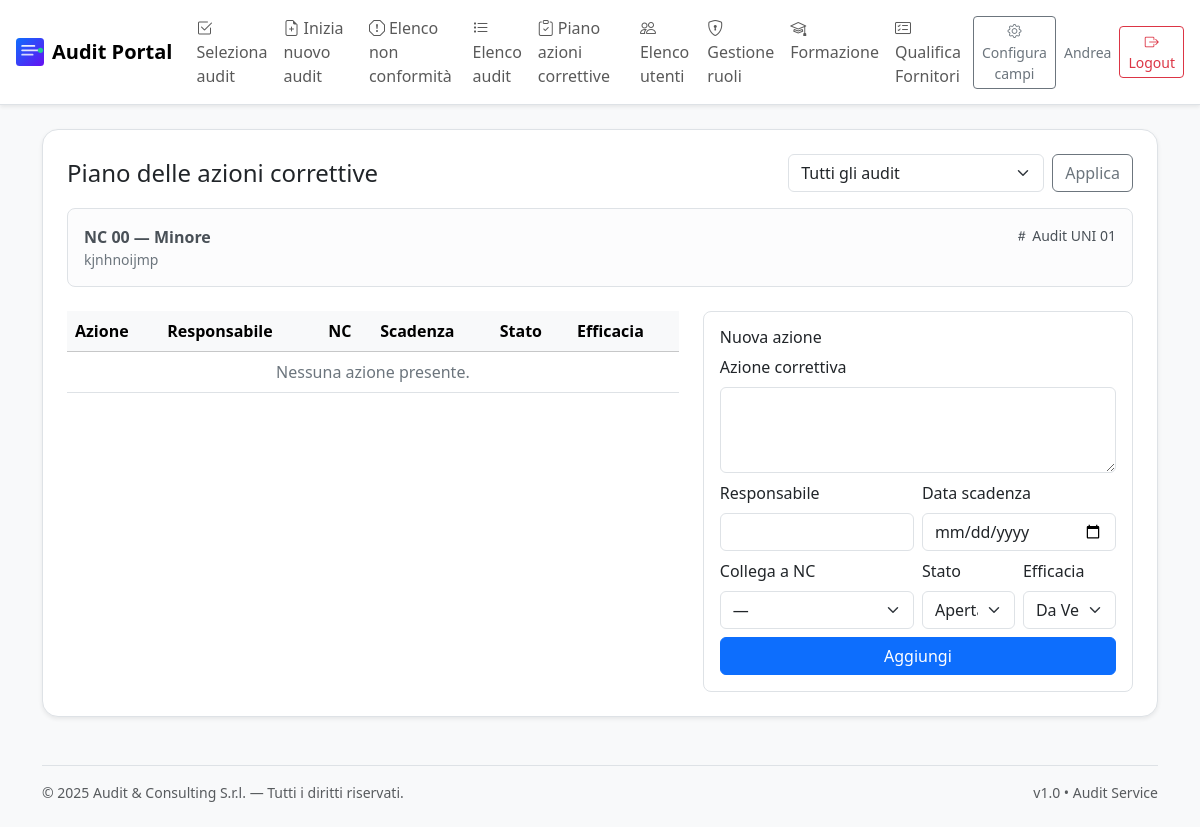
/actions?nc_id=1 (signed in), run on the app's committed database.
### app.py (models this page shows, shortened)
    class User(db.Model, UserMixin):
        __tablename__ = "users"
        id = db.Column(db.Integer, primary_key=True)
        name = db.Column(db.String(120), nullable=False)
        email = db.Column(db.String(255), unique=True, nullable=False)
        password_hash = db.Column(db.String(255), nullable=False)
        role = db.Column(db.String(20), nullable=False, default="junior")  # 'supervisor' | 'admin' | 'junior'
        requested_role = db.Column(db.String(20), nullable=True)           # richiesta di promozione
        def is_supervisor(self) -> bool:
            return self.role == "supervisor"

### models.py (models this page shows, shortened)
class NonConformita(db.Model):
    __tablename__ = "non_conformita"
    id = db.Column(db.Integer, primary_key=True)
    audit_id = db.Column(db.Integer, db.ForeignKey("audits.id"), nullable=False)
    codice = db.Column(db.String(50), nullable=False)
    descrizione = db.Column(db.Text, nullable=False)
    gravita = db.Column(db.String(20), nullable=False)  # Minore, Maggiore, Critica
    categoria = db.Column(db.String(100), nullable=True)
    rilevata_da = db.Column(db.String(120), nullable=True)
    data_apertura = db.Column(db.Date, default=datetime.utcnow)
    stato = db.Column(db.String(20), default="Aperta")  # Aperta, In corso, Chiusa
    azioni = db.relationship("AzioneCorrettiva", backref="non_conformita", cascade="all, delete-orphan")

class Audit(db.Model):
    __tablename__ = "audits"
    id = db.Column(db.Integer, primary_key=True)
    titolo = db.Column(db.String(200), nullable=False)
    codice = db.Column(db.String(50), unique=True, nullable=False)
    data_audit = db.Column(db.Date, nullable=False)
    cliente = db.Column(db.String(200), nullable=True)
    sede = db.Column(db.String(200), nullable=True)
    norma = db.Column(db.String(100), nullable=True)  # es: ISO 9001, ISO 37001, UNI/PdR 125
    stato = db.Column(db.String(50), default="In corso")  # In corso, Chiuso, Pianificato
    extra = db.Column(db.Text, nullable=True)  # JSON string per campi dinamici
    created_at = db.Column(db.DateTime, default=datetime.utcnow)
    non_conformita = db.relationship("NonConformita", backref="audit", cascade="all, delete-orphan")
    azioni = db.relationship("AzioneCorrettiva", backref="audit", cascade="all, delete-orphan")

### app.py (the view, shortened to what this page needs)
    @app.route("/actions", methods=["GET","POST"])
    @login_required
    def actions_plan():
        audit_id = request.args.get("audit_id", type=int) or session.get("current_audit_id")
        nc_id = request.args.get("nc_id", type=int)
        audits = Audit.query.order_by(Audit.data_audit.desc()).all()
        selected_audit = Audit.query.get(audit_id) if audit_id else None
        selected_nc = NonConformita.query.get(nc_id) if nc_id else None
        form = NuovaAzioneForm()
        actions = AzioneCorrettiva.query
        if audit_id or (selected_nc and selected_nc.audit_id):
            actions = actions.filter_by(audit_id=(audit_id or selected_nc.audit_id))
        actions = actions.order_by(AzioneCorrettiva.data_scadenza.asc().nullslast()).all()
        ncs = NonConformita.query.filter_by(audit_id=(audit_id or (selected_nc.audit_id if selected_nc else None))).all() if (audit_id or selected_nc) else []
        return render_template("actions_plan.html", audits=audits, selected_audit=selected_audit, actions=actions, ncs=ncs, form=form, selected_nc=selected_nc)

### forms.py
class NuovaAzioneForm(FlaskForm):
    azione = TextAreaField("Azione correttiva", validators=[DataRequired()])
    responsabile = StringField("Responsabile", validators=[Optional()])
    data_scadenza = DateField("Data scadenza", validators=[Optional()])
    stato = SelectField("Stato", choices=[("Aperta","Aperta"),("In corso","In corso"),("Chiusa","Chiusa")])
    efficacia = SelectField("Efficacia", choices=[("Da Verificare","Da Verificare"),("Efficace","Efficace"),("Non Efficace","Non Efficace")])
    submit = SubmitField("Salva azione")

### templates/actions_plan.html (shortened to what this page needs)
{% extends "base.html" %}
{% block content %}
  <div class="bg-white rounded-4 shadow-sm border p-4">
    <div class="d-flex align-items-center justify-content-between gap-2 flex-wrap mb-3">
      <h1 class="h4 mb-0">Piano delle azioni correttive</h1>
      <form method="get" class="d-flex gap-2">
        <select name="audit_id" class="form-select">
          <option value="">Tutti gli audit</option>
        </select>
        <button class="btn btn-outline-secondary">Applica</button>
      </form>
    </div>
    {% if selected_nc %}
      <div class="alert alert-light border rounded-3 mb-4">
        <div class="d-flex justify-content-between align-items-start gap-3">
          <div>
            <div class="fw-semibold">NC {{ selected_nc.codice }} — {{ selected_nc.gravita }}</div>
            <div class="small text-secondary">{{ selected_nc.descrizione }}</div>
          </div>
          <div class="text-nowrap small"><i class="bi bi-hash"></i> Audit {{ selected_nc.audit.codice }}</div>
        </div>
      </div>
    {% endif %}
    <div class="row g-4">
      <div class="col-lg-7">
        <div class="table-responsive">
          <table class="table align-middle">
            <thead class="table-light">
              <tr>
                <th>Azione</th>
                <th>Responsabile</th>
                <th>NC</th>
                <th>Scadenza</th>
                <th>Stato</th>
                <th>Efficacia</th>
              </tr>
            </thead>
            <tbody>
              {% for act in actions %}
              <tr>
                <td>{{ act.azione|truncate(80) }}</td>
                <td>{{ act.responsabile or "—" }}</td>
                <td>{{ act.non_conformita.codice if act.non_conformita else "—" }}</td>
                <td>{{ act.data_scadenza.strftime("%d/%m/%Y") if act.data_scadenza else "—" }}</td>
                <td><span class="badge bg-secondary">{{ act.stato }}</span></td>
                <td>{{ act.efficacia or "—" }}</td>
              </tr>
              {% else %}
              <tr><td colspan="6" class="text-center text-secondary">Nessuna azione presente.</td></tr>
              {% endfor %}
            </tbody>
          </table>
        </div>
      </div>
      <div class="col-lg-5">
        <div class="p-3 border rounded-3">
          <h2 class="h6">Nuova azione</h2>
          <form method="post" class="row g-2">
            <div class="col-12">
              {{ form.azione.label(class="form-label") }}
              {{ form.azione(class="form-control", rows="3") }}
            </div>
            <div class="col-md-6">
              {{ form.responsabile.label(class="form-label") }}
              {{ form.responsabile(class="form-control") }}
            </div>
            <div class="col-md-6">
              {{ form.data_scadenza.label(class="form-label") }}
              {{ form.data_scadenza(class="form-control") }}
            </div>
            <div class="col-md-6">
              <label class="form-label">Collega a NC</label>
              <select name="nc_id" class="form-select">
                <option value="">—</option>
              </select>
            </div>
            <div class="col-md-3">
              {{ form.stato.label(class="form-label") }}
              {{ form.stato(class="form-select") }}
            </div>
            <div class="col-md-3">
              {{ form.efficacia.label(class="form-label") }}
              {{ form.efficacia(class="form-select") }}
            </div>
            <div class="col-12">
              <button class="btn btn-primary w-100">Aggiungi</button>
            </div>
          </form>
        </div>
      </div>
    </div>
  </div>
{% endblock %}

### templates/base.html (shortened to what this page needs)
{% set APP_NAME = config.APP_NAME if config.APP_NAME else "Audit Portal" %}
<!doctype html>
<html lang="it">
  <head>
    <link href="https://cdn.jsdelivr.net/npm/bootstrap@5.3.3/dist/css/bootstrap.min.css" rel="stylesheet">
    <link href="https://cdn.jsdelivr.net/npm/bootstrap-icons@1.11.3/font/bootstrap-icons.css" rel="stylesheet">
    <link href="{{ url_for('static', filename='custom.css') }}" rel="stylesheet">
  </head>
  <body class="bg-light">
    <nav class="navbar navbar-expand-lg bg-white border-bottom shadow-sm sticky-top">
      <div class="container-fluid px-3">
        <a class="navbar-brand d-flex align-items-center gap-2" href="{{ url_for('index') }}">
          {% if config.COMPANY_LOGO %}
            <img src="{{ config.COMPANY_LOGO }}" alt="logo" height="28">
          {% endif %}
          <span class="fw-semibold">{{ APP_NAME }}</span>
        </a>
        <div class="collapse navbar-collapse" id="navMain">
          <ul class="navbar-nav me-auto mb-2 mb-lg-0">
            {% if current_user.is_authenticated %}
              {% if current_user.is_supervisor() or current_user.is_admin() %}
                <li class="nav-item"><a class="nav-link" href="{{ url_for('select_audit') }}"><i class="bi bi-check2-square me-1"></i>Seleziona audit</a></li>
                <li class="nav-item"><a class="nav-link" href="{{ url_for('new_audit') }}"><i class="bi bi-file-earmark-plus me-1"></i>Inizia nuovo audit</a></li>
                <li class="nav-item"><a class="nav-link" href="{{ url_for('list_ncs') }}"><i class="bi bi-exclamation-octagon me-1"></i>Elenco non conformità</a></li>
              {% endif %}
              <li class="nav-item"><a class="nav-link" href="{{ url_for('list_audits') }}"><i class="bi bi-list-task me-1"></i>Elenco audit</a></li>
              <li class="nav-item"><a class="nav-link" href="{{ url_for('actions_plan') }}"><i class="bi bi-clipboard-check me-1"></i>Piano azioni correttive</a></li>
              {% if current_user.is_supervisor() %}
                <li class="nav-item"><a class="nav-link" href="{{ url_for('users_list') }}"><i class="bi bi-people me-1"></i>Elenco utenti</a></li>
                <li class="nav-item"><a class="nav-link" href="{{ url_for('manage_users') }}"><i class="bi bi-shield-lock me-1"></i>Gestione ruoli</a></li>
              {% endif %}
            {% endif %}
              <li class="nav-item"><a class="nav-link" href="{{ url_for('training.index') }}"><i class="bi bi-mortarboard me-1"></i>Formazione</a></li>
              <li class="nav-item"><a class="nav-link" href="{{ url_for('suppliers.index') }}"><i class="bi bi-card-checklist me-1"></i>Qualifica Fornitori</a></li>
</ul>
          <div class="d-flex align-items-center gap-2">
            {% if current_user.is_authenticated %}
              {% if current_user.is_supervisor() or current_user.is_admin() %}
                <a class="btn btn-outline-secondary btn-sm" href="{{ url_for('config_campi_audit') }}">
                  <i class="bi bi-gear"></i> Configura campi
                </a>
              {% endif %}
              <span class="small text-secondary d-none d-md-inline">{{ current_user.name }}</span>
              <a class="btn btn-outline-danger btn-sm" href="{{ url_for('logout') }}"><i class="bi bi-box-arrow-right"></i> Logout</a>
            {% else %}
              <a class="btn btn-primary btn-sm" href="{{ url_for('login') }}">Login</a>
              <a class="btn btn-outline-primary btn-sm" href="{{ url_for('register') }}">Registrati</a>
            {% endif %}
          </div>
        </div>
      </div>
    </nav>
    <main class="container py-4">
      {% block content %}{% endblock %}
    </main>
    <footer class="container py-4 small text-muted">
      <div class="d-flex justify-content-between border-top pt-3">
        <div>© {{ now.year }} {{ config.Audit_Consulting or "Audit & Consulting S.r.l." }} — Tutti i diritti riservati.</div>
        <div class="d-none d-md-block">v1.0 • Audit Service</div>
      </div>
    </footer>
  </body>
</html>

### static/custom.css (style rules this page uses)
.navbar-brand img { display:inline-block; height:28px; }

### data on the page
User: name "Andrea"
NonConformita: codice "00", gravita "Minore", descrizione "kjnhnoijmp"
Audit: audit.codice "UNI 01"

### other printed values
{{ APP_NAME }} "Audit Portal"
{{ config.Audit_Consulting or "Audit & Consulting S.r.l." }} "Audit & Consulting S.r.l."
